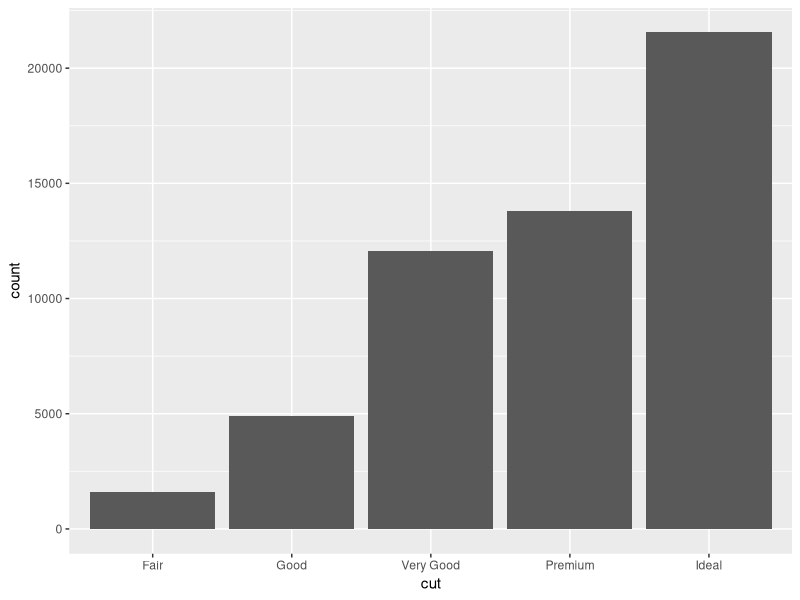
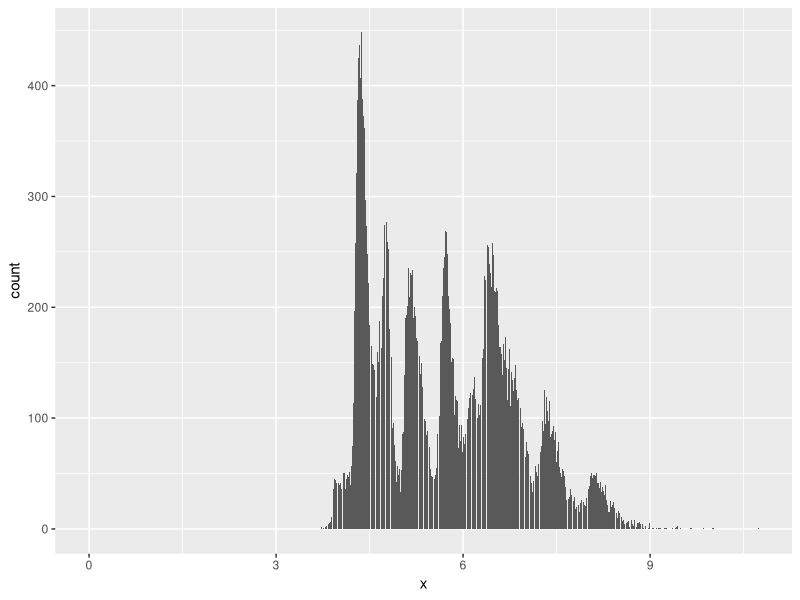
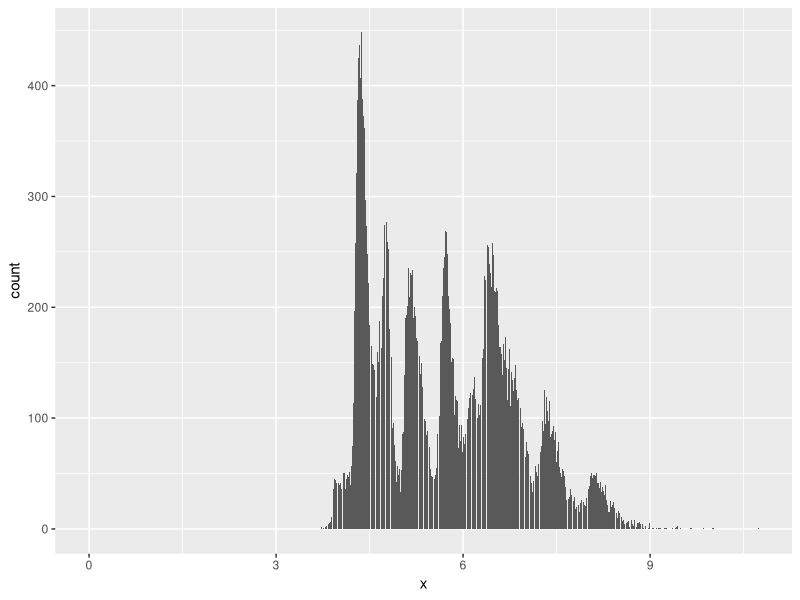
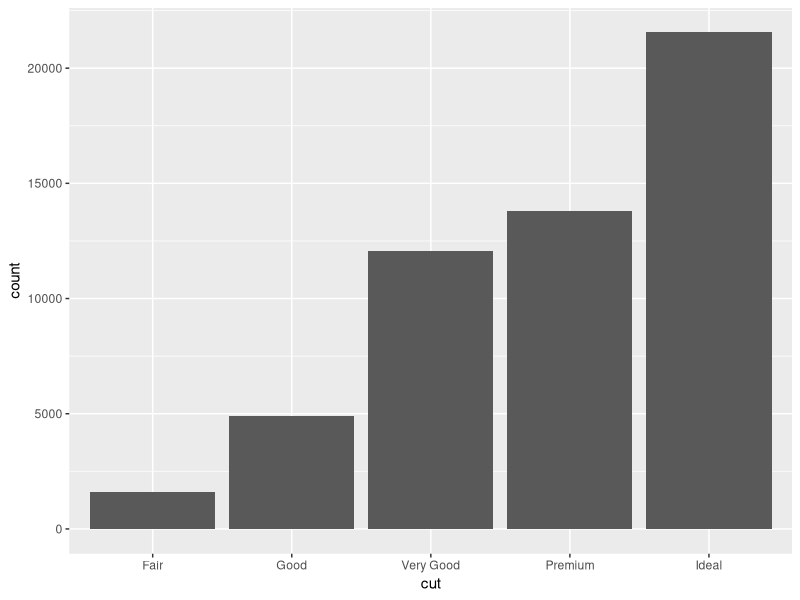
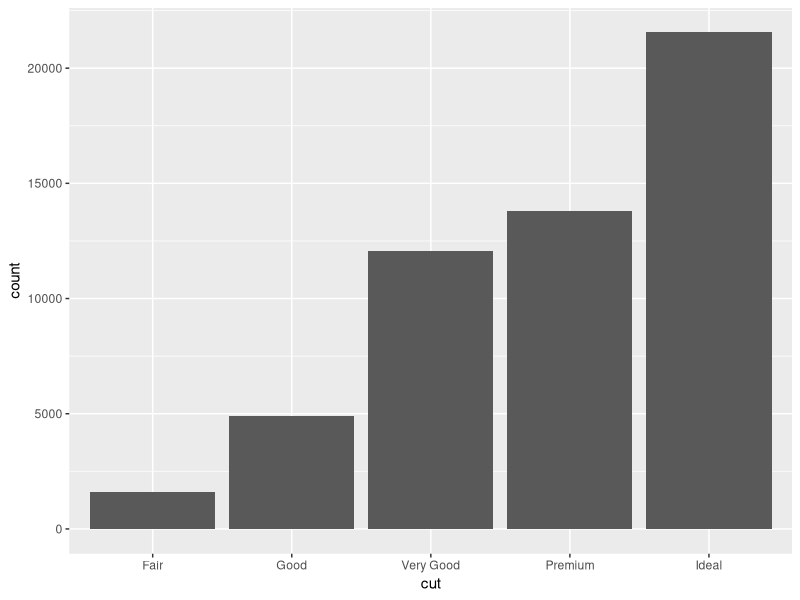
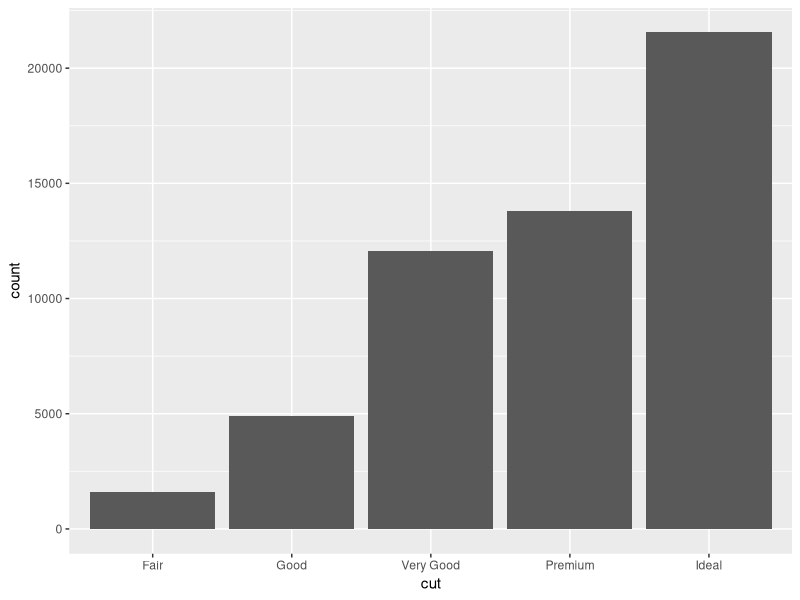
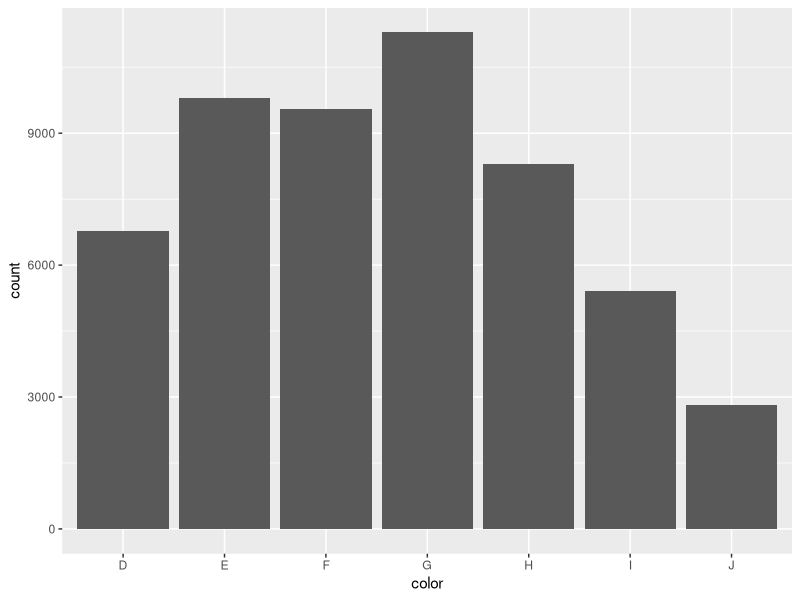
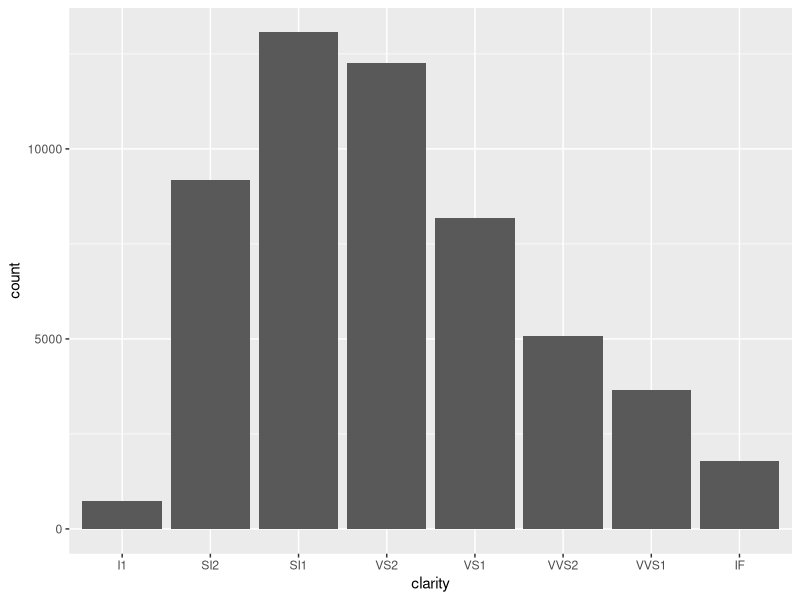

The R source for these figures, in order:
#########################################
# Creating custom functions with ggplot #
#########################################

library(tidyverse)
df <- ggplot2::diamonds

#########################################
# Starting point                        #
#########################################
# We want to create a plot like this ...
df %>% ggplot(aes(x = cut)) + geom_bar()

# ... using a custom function which takes the x-axis variable as an input
ggplot_bar <- function(x){
  df %>% ggplot(aes(x)) + geom_bar()
}

ggplot_bar("color")  # Our naive approach does not work 
ggplot_bar(cut)      # and this does not work either


###############################################
# Approach 1: Pass the variable as a character#
###############################################
# 
ggplot_bar1 <- function(x){
  df %>% ggplot(aes(.data[[x]])) + geom_bar()
}
ggplot_bar1("cut")   # The variable is passed as a character


##############################################################
# Approach 1: Pass the variable as a an unquoted column name #
##############################################################

ggplot_bar2 <- function(x){
  df %>% ggplot(aes(x = {{x}})) + geom_bar()
}
ggplot_bar2(cut)   # The variable is passed as an unquoted column name


###############################################
# What is the advantage of approach 1?        #
###############################################

## 1. Use map / lapply to generate multiple plots using few lines of code

plotlist <- list("cut", "color", "clarity") %>% map(ggplot_bar1)
plotlist
gridExtra::grid.arrange(grobs = plotlist, ncol = 2)

## 2. We can use this syntax to create Shiny Apps
## ... to be continued
